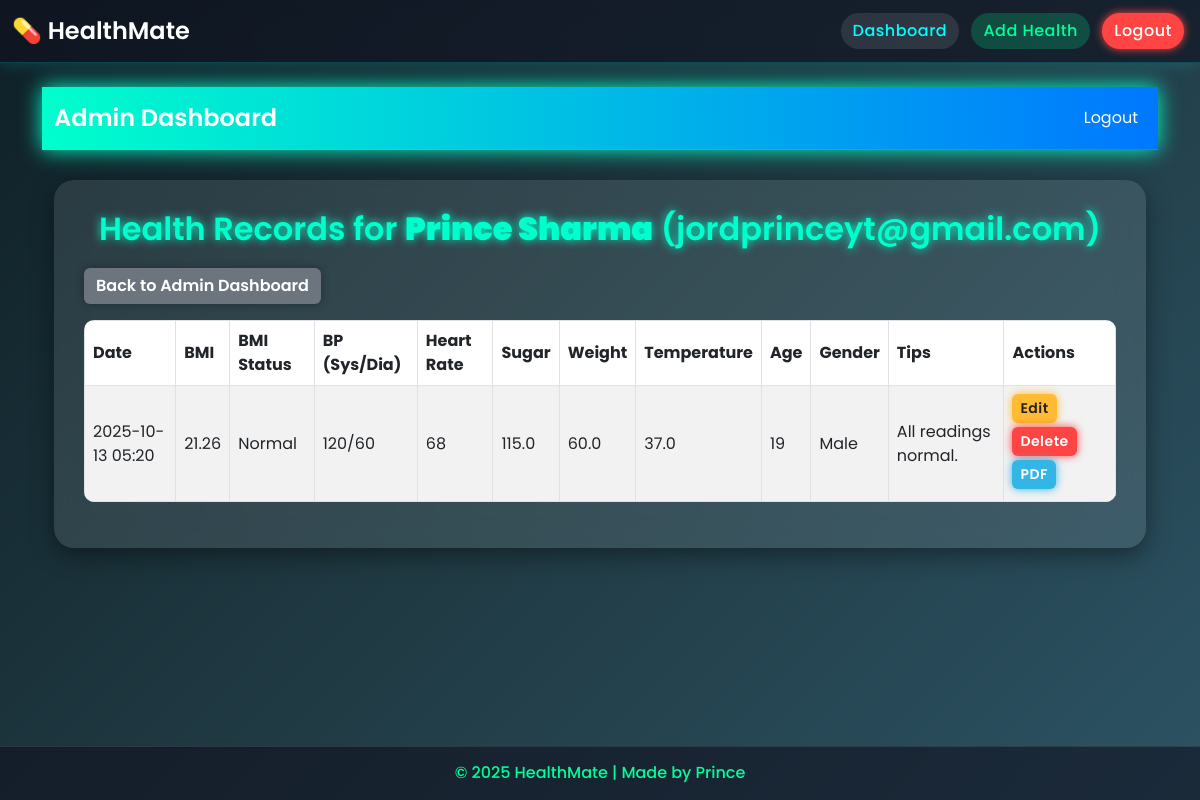
The app's page /admin/user/2 (signed in) with its own data.
### app.py (models this page shows)
class User(db.Model, UserMixin):
    id = db.Column(db.Integer, primary_key=True)
    name = db.Column(db.String(100), nullable=False)
    email = db.Column(db.String(100), unique=True, nullable=False)
    password = db.Column(db.String(200), nullable=False)
    is_admin = db.Column(db.Boolean, default=False)
    health_records = db.relationship('HealthRecord', backref='user', lazy=True)
    mental_health_records = db.relationship('MentalHealthRecord', backref='user', lazy=True)

class HealthRecord(db.Model):
    id = db.Column(db.Integer, primary_key=True)
    user_id = db.Column(db.Integer, db.ForeignKey('user.id'))
    date = db.Column(db.DateTime, default=datetime.utcnow)
    bmi = db.Column(db.Float)
    bmi_status = db.Column(db.String(50))
    bp_sys = db.Column(db.Integer)
    bp_dia = db.Column(db.Integer)
    heart_rate = db.Column(db.Integer)
    sugar = db.Column(db.Float)
    weight = db.Column(db.Float)
    age = db.Column(db.Integer)
    gender = db.Column(db.String(10))
    temperature = db.Column(db.Float)
    tips = db.Column(db.String(500))

### app.py (the view)
@app.route('/admin/user/<int:user_id>')
@login_required
def admin_user_records(user_id):
    if not current_user.is_admin:
        abort(403)
    user = User.query.get_or_404(user_id)
    records = HealthRecord.query.filter_by(user_id=user_id).order_by(HealthRecord.date.desc()).all()
    mental_records = MentalHealthRecord.query.filter_by(user_id=user_id).order_by(MentalHealthRecord.date.desc()).all()
    return render_template('admin_user_records.html', user=user, records=records, mental_records=mental_records)

### app.py (called while the page is built)
@login_manager.user_loader
def load_user(user_id):
    return User.query.get(int(user_id))

### templates/admin_user_records.html (shortened to what this page needs)
{% extends "base.html" %}
{% block content %}
<nav class="navbar navbar-expand-lg navbar-dark" style="background: linear-gradient(90deg, #00ffcc, #0077ff); box-shadow: 0 0 20px #00ffcc;">
  <div class="container">
    <a class="navbar-brand text-white" href="{{ url_for('admin_dashboard') }}">Admin Dashboard</a>
    <div class="collapse navbar-collapse">
      <ul class="navbar-nav ms-auto">
        <li class="nav-item"><a class="nav-link text-white" href="{{ url_for('logout') }}">Logout</a></li>
      </ul>
    </div>
  </div>
</nav>
<div class="container">
  <div class="health-card">
    <h2>Health Records for <strong>{{ user.name }}</strong> ({{ user.email }})</h2>
    <a href="{{ url_for('admin_dashboard') }}" class="btn-secondary mb-3 d-inline-block">Back to Admin Dashboard</a>
    {% if records %}
    <div class="table-responsive">
      <table class="table table-striped table-bordered table-hover">
        <thead>
          <tr>
            <th>Date</th>
            <th>BMI</th>
            <th>BMI Status</th>
            <th>BP (Sys/Dia)</th>
            <th>Heart Rate</th>
            <th>Sugar</th>
            <th>Weight</th>
            <th>Temperature</th>
            <th>Age</th>
            <th>Gender</th>
            <th>Tips</th>
            <th>Actions</th>
          </tr>
        </thead>
        <tbody>
          {% for record in records %}
          <tr>
            <td>{{ record.date.strftime('%Y-%m-%d %H:%M') }}</td>
            <td>{{ record.bmi }}</td>
            <td>{{ record.bmi_status }}</td>
            <td>{{ record.bp_sys }}/{{ record.bp_dia }}</td>
            <td>{{ record.heart_rate }}</td>
            <td>{{ record.sugar }}</td>
            <td>{{ record.weight }}</td>
            <td>{{ record.temperature }}</td>
            <td>{{ record.age }}</td>
            <td>{{ record.gender }}</td>
            <td>{{ record.tips }}</td>
            <td>
              <a href="{{ url_for('edit_health_record', record_id=record.id) }}" class="btn btn-sm btn-warning mb-1">Edit</a>
              <form action="{{ url_for('delete_health_record', record_id=record.id) }}" method="POST" style="display:inline;">
                <button type="submit" class="btn btn-sm btn-danger mb-1" onclick="return confirm('Are you sure you want to delete this record?');">Delete</button>
              </form>
              <a href="{{ url_for('download_health_pdf', record_id=record.id) }}" class="btn btn-sm btn-info mb-1">PDF</a>
            </td>
          </tr>
          {% endfor %}
        </tbody>
      </table>
    </div>
    {% else %}
    <p>No health records found for this user.</p>
    {% endif %}
  </div>
</div>
{% endblock %}

### templates/base.html (style rules this page uses)
body { font-family: 'Poppins', sans-serif; background: radial-gradient(circle at top left, #0d0d0d, #090a1a, #0b0c25); color: #fff; min-height: 100vh; margin: 0; display: flex; flex-direction: column; overflow-x: hidden; }
.navbar { background: rgba(15, 15, 30, 0.6); backdrop-filter: blur(10px); box-shadow: 0 0 15px rgba(0, 255, 255, 0.2); border-bottom: 1px solid rgba(0, 255, 255, 0.2); }
.navbar-brand { font-weight: 600; font-size: 1.5rem; background: none !important; -webkit-background-clip: unset !important; -webkit-text-fill-color: #fff !important; color: #fff !important; }
.btn { border: none; border-radius: 50px; transition: all 0.3s ease-in-out; font-weight: 500; letter-spacing: 0.5px; }
.btn-danger { background: rgba(255, 50, 50, 0.2); color: #ff4d4d; }
.container { animation: fadeIn 1.2s ease; flex: 1 0 auto; }

### templates/admin_user_records.html (style rules this page uses)
body { background: linear-gradient(135deg, #0f2027, #203a43, #2c5364); color: white; font-family: 'Poppins', sans-serif; min-height: 100vh; }
.health-card { background: rgba(255, 255, 255, 0.1); backdrop-filter: blur(15px); border-radius: 20px; box-shadow: 0 8px 25px rgba(0, 0, 0, 0.4); padding: 30px; margin-top: 30px; animation: fadeIn 1s ease-in-out; }
h2 { text-align: center; font-weight: 600; color: #00ffcc; text-shadow: 0px 0px 10px #00ffcc; margin-bottom: 20px; }
a.btn-secondary { background-color: #6c757d; color: white !important; font-weight: 600; border-radius: 6px; padding: 6px 12px; text-decoration: none; box-shadow: 0 0 8px rgba(0,0,0,0.3); transition: background-color 0.3s; }
table { background: rgba(255, 255, 255, 0.1); backdrop-filter: blur(10px); color: white; border-radius: 10px; overflow: hidden; }
thead { background: linear-gradient(90deg, #00ffcc, #0077ff); color: black; }
th, td { vertical-align: middle !important; }
.btn-sm { font-weight: 600; border-radius: 6px; }
.btn-warning { background: #ffbb33; border: none; color: #222; box-shadow: 0 0 8px #ffbb33; transition: 0.3s; }
.btn-danger { background: #ff4444; border: none; color: white; box-shadow: 0 0 8px #ff4444; transition: 0.3s; }
.btn-info { background: #33b5e5; border: none; color: white; box-shadow: 0 0 8px #33b5e5; transition: 0.3s; }

### records on screen
User: name "Prince Sharma", email "jordprinceyt@gmail.com"
HealthRecord: date "2025-10-13 05:20", bmi "21.26", bmi_status "Normal", bp_sys "120", bp_dia "60", heart_rate "68", sugar "115.0", weight "60.0", temperature "37.0", age "19", gender "Male", tips "All readings normal."
